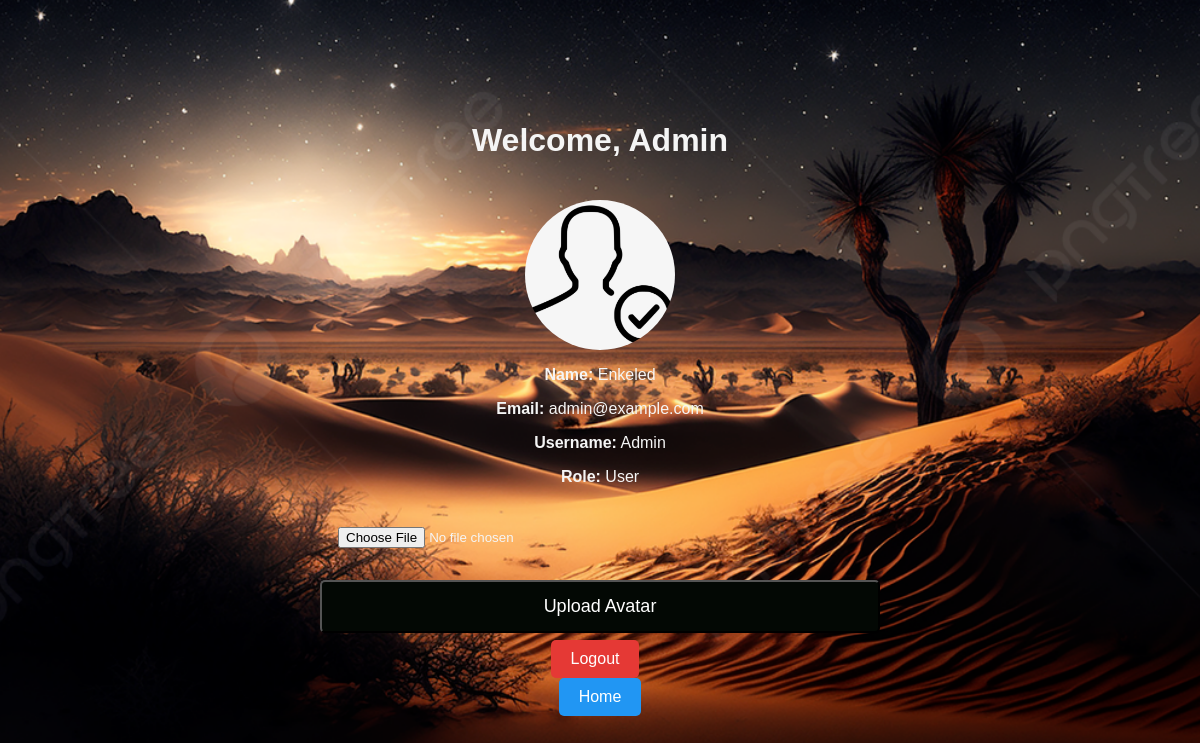
The app's page /profile.php (signed in) with its own data.
### tables this page shows
CREATE TABLE `user` (
  `id` int(11) NOT NULL,
  `name` varchar(50) NOT NULL,
  `username` varchar(25) NOT NULL,
  `email` varchar(50) NOT NULL,
  `password` varchar(75) NOT NULL,
  `avatar` varchar(255) DEFAULT NULL,
  `role` enum('user','admin') NOT NULL DEFAULT 'user'
);

### profile.php (the view, shortened to what this page needs)
<?php
require 'config.php';
if (isset($_SESSION["login"]) && $_SESSION["login"] === true && isset($_SESSION["id"])) {
    $userId = $_SESSION["id"];
    $sql = "SELECT name, username, email, avatar FROM user WHERE id = ?";
    $stmt = $mysqli->prepare($sql);
    $stmt->bind_param("i", $userId);
    $stmt->execute();
    $stmt->bind_result($name, $username, $email, $avatar);
} else {
    header("Location: login.php");
    exit();
}
?>
<!DOCTYPE html>
<html lang="en">
<head>
</head>
<body>
    <div class="profile-container">
        <h1>Welcome, <?php echo htmlspecialchars($username); ?></h1>
        <div class="profile-info">
            <?php if ($avatar): ?>
                <img src="<?php echo htmlspecialchars($avatar); ?>" alt="Avatar" class="avatar">
            <?php else: ?>
                <img src="images/profile avatars" alt="Default Avatar" class="avatar">
            <?php endif; ?>
            <p><strong>Name:</strong> <?php echo htmlspecialchars($name); ?></p>
            <p><strong>Email:</strong> <?php echo htmlspecialchars($email); ?></p>
            <p><strong>Username:</strong> <?php echo htmlspecialchars($username); ?></p>
            <p><strong>Role:</strong> User</p>
            <form name="avatarForm" action="upload_avatar.php" method="post" enctype="multipart/form-data" onsubmit="return validateForm()">
                <input type="file" name="avatar">
                <button type="submit">Upload Avatar</button>
                </form>
        </div>
        <a href="logout.php" class="logout-btn">Logout</a>
        <a href="index1.html" class="home-btn">Home</a>
    </div>
</body>
</html>

### profile.php (style rules this page uses)
body { font-family: sans-serif; background-image: url('images/nightdesert.jpg'); background-size: cover; background-position: center; color: whitesmoke; }
h1 { text-align: center; }
form { width: 35rem; margin: auto; color: whitesmoke; }
input { width: 100%; margin: 10px 0; border-radius: 5px; padding: 15px 18px; box-sizing: border-box; }
button { background-color: #030804; color: white; padding: 14px 20px; border-radius: 5px; margin: 7px 0; width: 100%; font-size: 18px; }
.avatar { display: block; margin: 0 auto; width: 150px; height: 150px; border-radius: 50%; object-fit: cover; }
.profile-container { display: flex; flex-direction: column; align-items: center; justify-content: center; height: 100vh; }
.profile-info { text-align: center; margin-top: 20px; }
.logout-btn { background-color: #E53935; color: white; padding: 10px 20px; border-radius: 5px; margin-right: 10px; text-decoration: none; }
.home-btn { background-color: #2196F3; color: white; padding: 10px 20px; border-radius: 5px; text-decoration: none; }

### records on screen
user: username "Admin", avatar (picture), name "Enkeled", email "admin@example.com"
